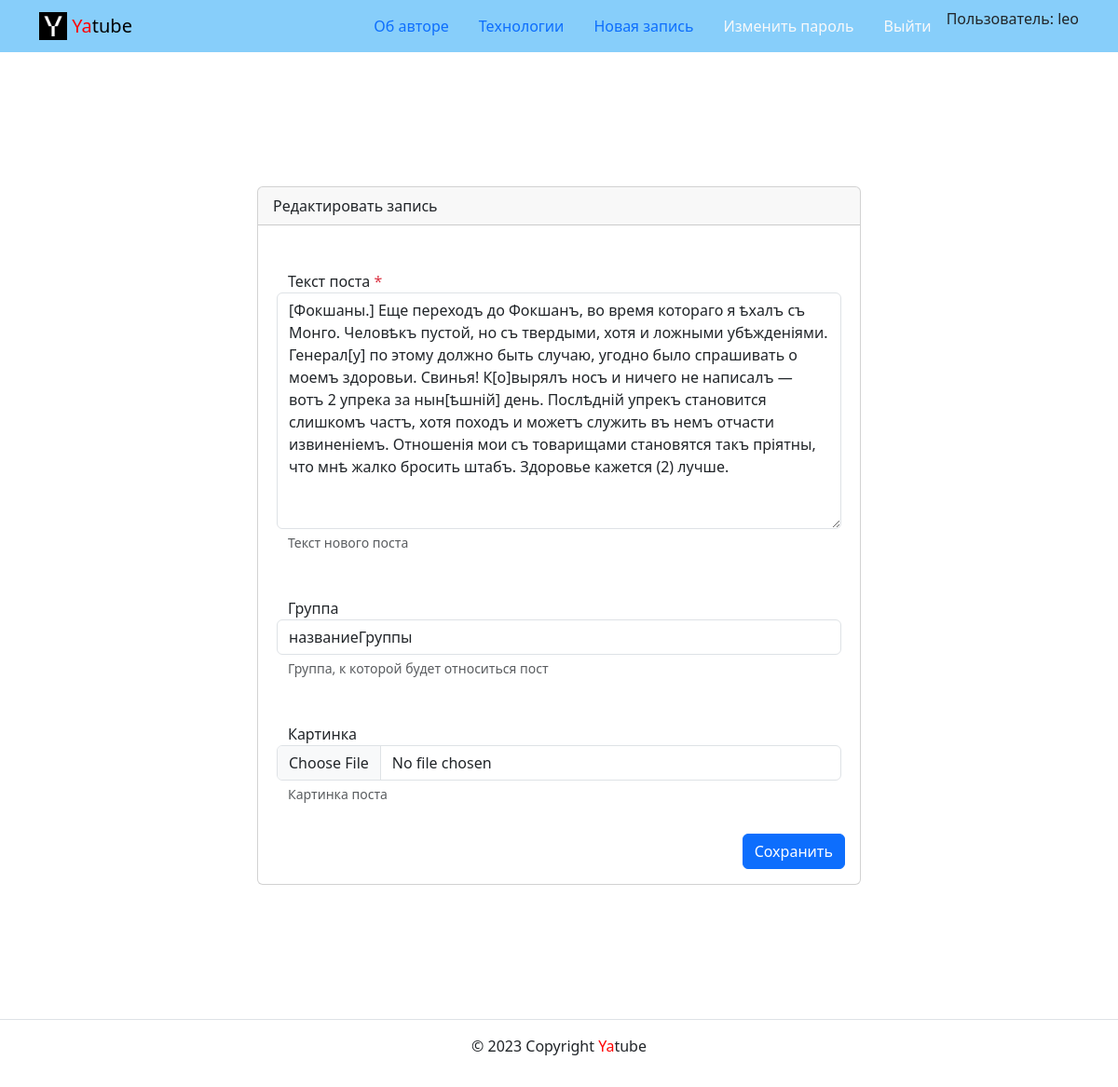
Page /posts/37/edit/ (signed in) on the earlier database version.
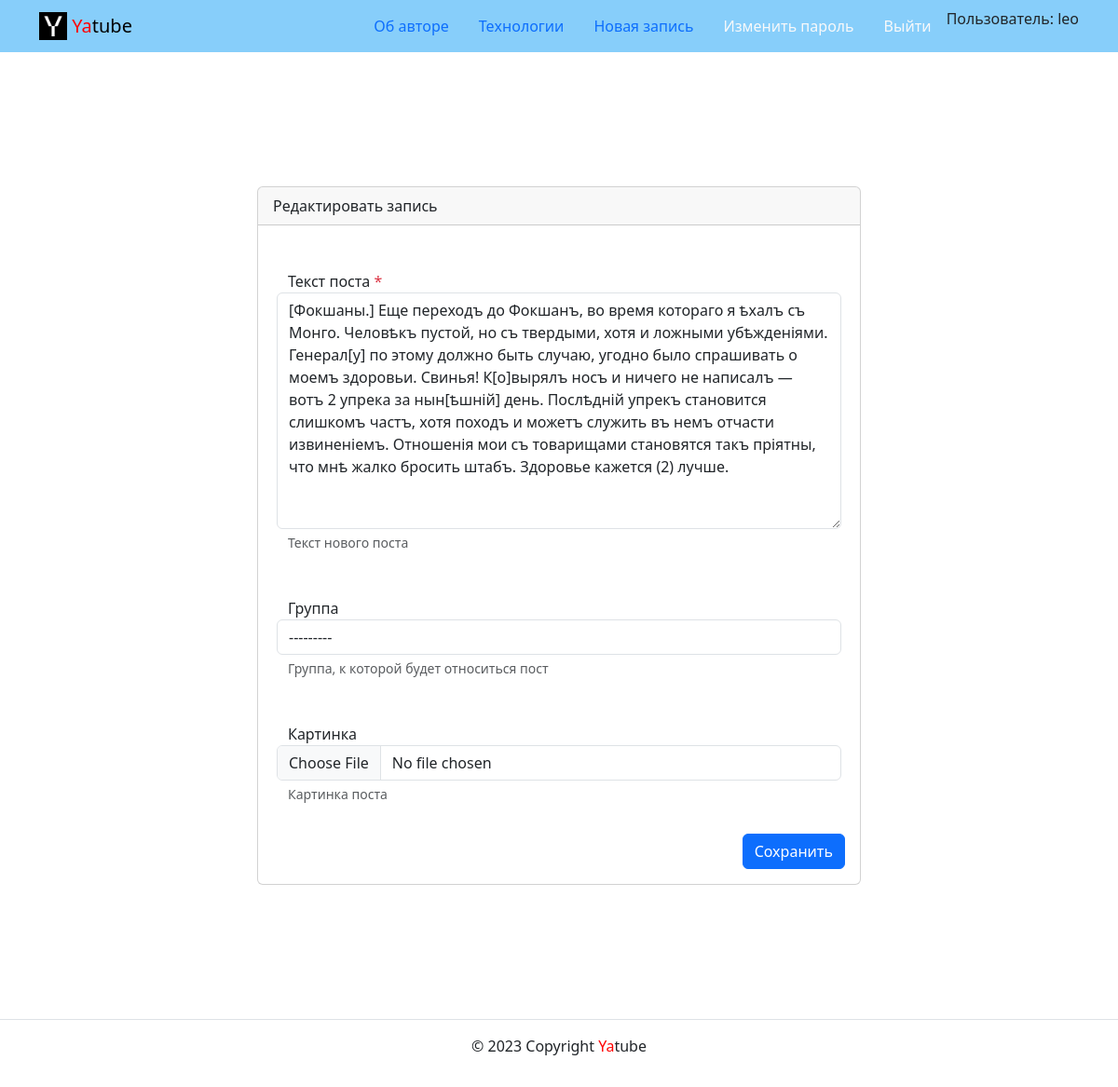
Same page on the later database version.
### posts/models.py (models this page shows, shortened)
class Post(CreatedModel):
    text = models.TextField(
        'Текст поста',
        help_text='Введите текст поста'
    )
    author = models.ForeignKey(
        User,
        on_delete=models.CASCADE,
        related_name='posts',
        verbose_name='Автор',
    )
    group = models.ForeignKey(
        Group,
        blank=True,
        null=True,
        on_delete=models.SET_NULL,
        related_name='posts',
        verbose_name='Группа',
        help_text='Укажите название вашей группы',
    )
    image = models.ImageField(
        'Картинка',
        upload_to='posts/',
        blank=True
    )
    class Meta:
        ordering = ['-pub_date']

### posts/views.py (the view)
@login_required
def post_edit(request, post_id):
    post = get_object_or_404(Post, pk=post_id)
    if post.author != request.user:
        return redirect('posts:post_detail', post_id)
    form = PostForm(
        request.POST or None,
        files=request.FILES or None,
        instance=post
    )
    if form.is_valid():
        form.save()
        return redirect('posts:post_detail', post_id)
    return render(
        request,
        'posts/create_post.html',
        {
            'form': form,
            'is_edit': True,
        }
    )

### posts/forms.py
class PostForm(forms.ModelForm):
    class Meta:
        model = Post
        fields = ('text', 'group', 'image')
        labels = {
            'text': 'Текст поста',
            'group': 'Группа'
        }
        help_texts = {
            'text': 'Текст нового поста',
            'group': 'Группа, к которой будет относиться пост',
            'image': 'Картинка поста',
        }

### core/context_processors/year.py (called while the page is built)
def year(request):
    return {
        'year': timezone.now().year,
    }

### core/templatetags/user_filters.py (called while the page is built)
@register.filter
def addclass(field, css):
    return field.as_widget(attrs={'class': css})

### posts/models.py (called while the page is built)
    def __str__(self):
        return self.title

### templates/posts/create_post.html (shortened to what this page needs)
{% extends 'base.html' %}
{% block content %}
  <div class="container py-5">
    <div class="row justify-content-center">
      <div class="col-md-8 p-5">
        <div class="card">
          <div class="card-header">
            {% if is_edit %}
              Редактировать запись
            {% else %}
              Новый пост
            {% endif %}
          </div>
          <div class="card-body">
            <form method="post" enctype="multipart/form-data">
              {% include 'includes/form_fields_display.html' %}
              <div class="d-flex justify-content-end">
                <button type="submit" class="btn btn-primary">
                  {% if is_edit %}
                    Сохранить
                  {% else %}
                    Добавить
                  {% endif %}
                </button>
              </div>
            </form>
          </div>
        </div>
      </div>
    </div>
  </div>
{% endblock %}

### templates/includes/form_fields_display.html
{% load user_filters %}
{% for field in form %}
  <div class="form-group row my-3 p-3">
    <label for="{{ field.id_for_label }}">
      {{ field.label }}
      {% if field.field.required %}
        <span class="required text-danger">*</span>
      {% endif %}
    </label>
    {{ field|addclass:"form-control" }}
    {% if field.help_text %}
      <small
        id="{{ field.id_for_label }}-help"
        class="form-text text-muted">
        {{ field.help_text|safe }}
      </small>
    {% endif %}
  </div>
{% endfor %}

Differences in the rows shown:
changed Post: group "названиеГруппы" → "---------"
